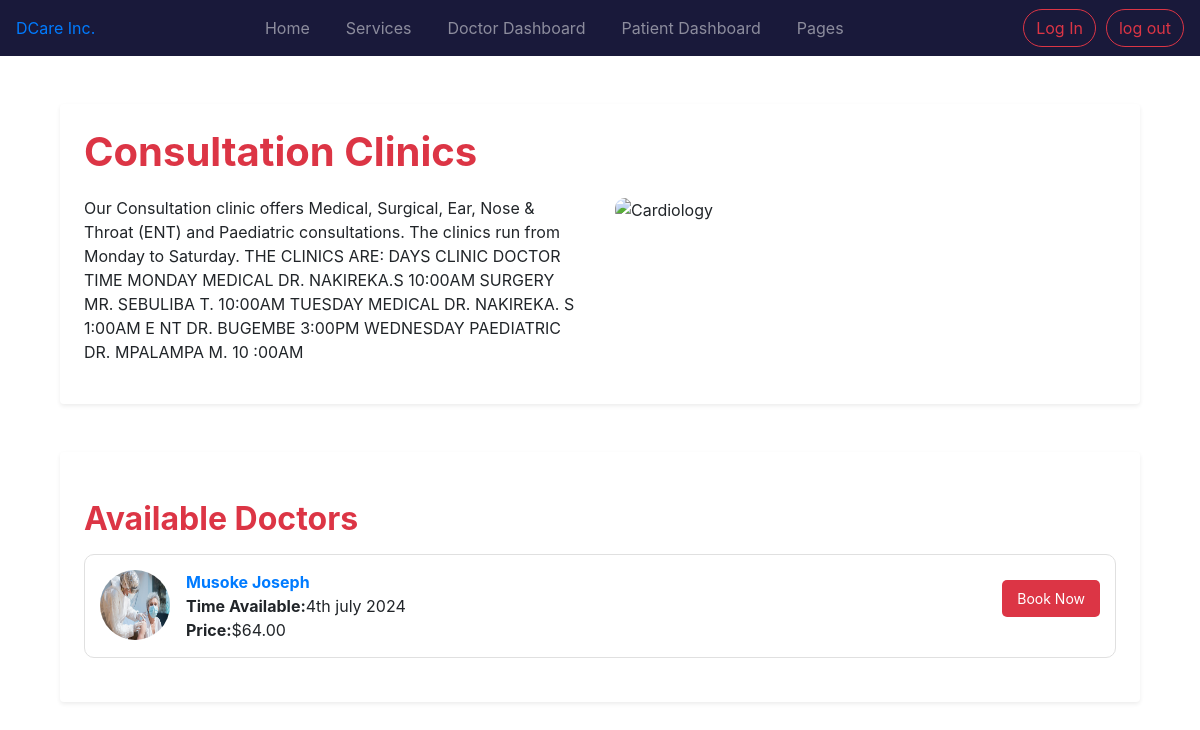
/service/3/, run on the app's committed database.
### Base/models.py (models this page shows, shortened)
class Service(models.Model):
  image = models.FileField(upload_to='images/', null=True, blank=True)
  name = models.CharField(max_length=255)
  description = models.TextField(blank=True,null=True)
  cost = models.DecimalField(max_digits=10,decimal_places=2)
  available_doctors = models.ManyToManyField(doctor_models.Doctor,blank=True)

### doctor/models.py (models this page shows, shortened)
class Doctor(models.Model):
  user = models.OneToOneField(userauths_model.User,on_delete = models.CASCADE)
  image = models.FileField(upload_to= "images",null=True,blank=True)
  full_name = models.CharField(max_length=100, null=True, blank=True)
  mobile = models.CharField(max_length=100, null=True, blank=True)
  country = models.CharField(max_length=100, null=True, blank=True)
  bio_data = models.CharField(max_length=100, null=True, blank=True)
  specialization = models.CharField(max_length=100, null=True, blank=True)
  qualification = models.CharField(max_length=100, null=True, blank=True)
  year_of_experience = models.CharField(max_length=100, null=True, blank=True)
  next_available_appointment_date = models.CharField(max_length=100, null=True, blank=True)

### Base/views.py (the view)
# urls.py: path('service/<service_id>/', views.service_detail, name='service_detail'),
def service_detail(request, service_id):
    service = base_models.Service.objects.get(id = service_id)
    context = {
        'service':service
    }
    return render(request, 'users/service_detail.html',context)

### templates/users/service_detail.html (shortened to what this page needs)
{% extends 'users/base.html' %}
{% block content %}
    <div class="container">
        <div class="bg-white p-4 rounded shadow-sm service-content">
            <h1 class="service-title">{{service.name}}</h1>
            <div class="row">
                <div class="col-md-6">
                    <p>{{service.description}}</p>
                </div>
                <div class="col-md-6">
                    <img src="{{service.images.url}}" alt="Cardiology" class="img-fluid">
                </div>
            </div>
        </div>
        <div class="bg-white p-4 rounded shadow-sm mt-5">
            <h2 class="mt-4 font-weight-bold text-danger">Available Doctors</h2>
            {% for d in service.available_doctors.all %}
            <div class="doctor-card media mt-3">
                <img src="static/users/images/bg.jpg" alt="Doctor Amy Wyatt" class="mr-3">
                <div class="media-body d-flex justify-content-between align-items-center">
                    <di>
                        <h7 class="mt-0 font-weight-bold text-primary">{{d.full_name}}</h7>
                        <div class="d-flex gap-2">
                            <p class="fw-semibold mt-0 mb-0 font-weight-bold"> Time Available:</p>
                            <p class="mt-0 mb-0">4th july 2024</p>
                        </div>
                        <div class="d-flex gap-2">
                            <p class="fw-semibold mt-0 mb-0 font-weight-bold"> Price:</p>
                            <p class="mt-0 mb-0 custom-bold-red"> ${{service.cost}}</p>
                        </div>
                    </div>
                    <button class="book-now-btn">Book Now</button>
                </div>
            </div>
            {% endfor %}
        </div>
    </div>
</body>
</html>
{% endblock %}

### templates/users/base.html (style rules this page uses)
.service-title { color: #dc3545; font-weight: bold; margin-bottom: 20px; }
.service-content img { width: 100%; max-width: 300px; height: auto; border-radius: 10px; }
.doctor-card { border: 1px solid #e0e0e0; border-radius: 10px; padding: 15px; margin-bottom: 20px; }
.doctor-card img { width: 70px; height: 70px; border-radius: 50%; }
.book-now-btn { margin-top: 10px; background-color: #dc3545; color: white; border: none; padding: 8px 15px; border-radius: 5px; font-size: 14px; cursor: pointer; }

### data on the page
Service: name "Consultation Clinics", description "Our Consultation clinic offers Medical, Surgical, Ear, Nose & Throat (ENT) and Paediatric consultations. The clinics run from Monday to Saturday. THE CLINICS ARE: DAYS CLINIC DOCTOR TIME MONDAY MEDICAL DR. NAKIREKA.S 10:00AM SURGERY MR. SEBULIBA T. 10:00AM TUESDAY MEDICAL DR. NAKIREKA. S 1:00AM E NT DR. BUGEMBE 3:00PM WEDNESDAY PAEDIATRIC DR. MPALAMPA M. 10 :00AM", cost "64.00"
Doctor: full_name "Musoke Joseph"
